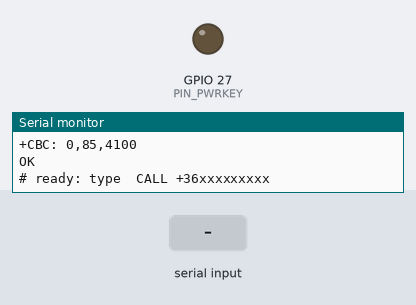
Bench run of a sketch on a simulated ESP32. Parts: output pins drawn as LEDs (lit = HIGH), the last lines printed to the serial monitor. Inputs (shaded band) come from the test bench. The modem accepts every AT command (registered, SIM ready, sends succeed) and sends nothing else.

Above: at 2.0 s.
2.1 s: "PWR\n" received over Serial
At 3.3 s:
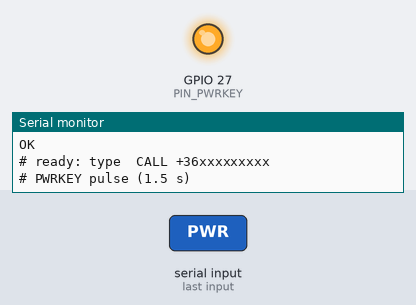
5.1 s: "ERROR\n" received over the second serial link
6.6 s: "ERROR\n" received over Serial
8.1 s: ",1\n" received over the second serial link
9.6 s: "OK\n" received over Serial
11.1 s: "CALL \n" received over the second serial link
Timing chart, 0 to 13.6 s (numbered marks = the images above; inputs shaded):
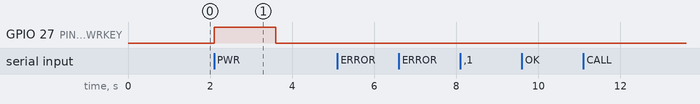

The sketch:

sim868_call_test.ino
```cpp
/*
  SIM868 CALL TEST - Waveshare Pico-SIM868 board (Pico H removed) -> classic ESP32 DevKit V1 (30-pin)
  -----------------------------------------------------------------------------------------------
  Board:    "ESP32 Dev Module" (Arduino IDE, esp32 core by Espressif). No extra libraries.
  Wiring (SIM868 board pins = the Pico socket numbers, pin 1 = GP0 at the end where the Pico USB sat):
              ESP32 D25 (TX)  -> SIM868 board pin 1  (GP0 = SIM RXD)
              ESP32 D26 (RX)  <- SIM868 board pin 2  (GP1 = SIM TXD)
              ESP32 GND       -  SIM868 board pin 3  (GND)
              ESP32 D27       -> SIM868 board pin 19 (GP14 = PWR_EN, HIGH 1.5 s toggles the modem on/off)
              ESP32 3V3       -> SIM868 board pin 36 (3V3 OUT = supply of the board's level shifter)
            SIM868 power: the 600 mAh Li-po from the box in the board's battery socket, board switch on battery.
            D25/D26/D27 are not used by the geophone test, so the ADC 15 Click wiring can stay in place.

  Serial Monitor: 115200 baud, line ending "Both NL & CR" (or "Newline").
    CALL +36xxxxxxxxx   dial a number (voice call)
    HANG                hang up
    STATUS              SIM, signal, registration, operator, battery voltage
    PWR                 pulse PWRKEY (toggles the modem on/off)
    anything else       sent to the modem as a raw AT command, e.g. AT+CSQ
*/

#define PIN_SIM_TX   25   // ESP32 TX -> SIM RXD
#define PIN_SIM_RX   26   // ESP32 RX <- SIM TXD
#define PIN_PWRKEY   27   // -> board GP14 (NPN on SIM868 PWRKEY)
#define SIM_BAUD     115200

String line;

// Send a command and echo everything the modem says for `ms` milliseconds. Returns true if "OK" came back.
bool at(const String &cmd, uint32_t ms = 1000) {
  while (Serial2.available()) Serial2.read();
  Serial.print(F(">> ")); Serial.println(cmd);
  Serial2.print(cmd); Serial2.print("\r");
  String rx; uint32_t t0 = millis();
  while (millis() - t0 < ms) {
    while (Serial2.available()) { char c = Serial2.read(); rx += c; Serial.write(c); }
    if (rx.indexOf("OK\r") >= 0 || rx.indexOf("ERROR") >= 0) break;
  }
  return rx.indexOf("OK") >= 0;
}

void pulsePwrkey() {
  Serial.println(F("# PWRKEY pulse (1.5 s)"));
  digitalWrite(PIN_PWRKEY, HIGH); delay(1500); digitalWrite(PIN_PWRKEY, LOW);
}

bool modemAlive() {                       // a few plain ATs also let the modem lock its auto-baud
  for (int i = 0; i < 4; i++) if (at("AT", 500)) return true;
  return false;
}

void status() {
  at("AT+CPIN?");                         // READY = SIM ok, SIM PIN = disable the PIN in a phone first
  at("AT+CSQ");                           // signal 0..31 (99 = unknown); want >= 10
  at("AT+CREG?");                         // ,1 = registered home  ,5 = roaming  ,2 = searching  ,3 = denied
  at("AT+COPS?", 3000);                   // operator name
  at("AT+CBC");                           // battery: ...,<mV>   want > 3600 mV
}

void setup() {
  Serial.begin(115200);
  pinMode(PIN_PWRKEY, OUTPUT); digitalWrite(PIN_PWRKEY, LOW);
  Serial2.begin(SIM_BAUD, SERIAL_8N1, PIN_SIM_RX, PIN_SIM_TX);
  delay(500);
  Serial.println(F("\n# SIM868 call test"));

  if (!modemAlive()) {
    Serial.println(F("# no answer, switching the modem on"));
    pulsePwrkey();
    delay(4000);
    uint32_t t0 = millis(); bool ok = false;
    while (!ok && millis() - t0 < 15000) ok = modemAlive();
    if (!ok) { Serial.println(F("# STILL NO ANSWER: check TX/RX not swapped, GND, pin 36 = 3V3, battery, board switch")); return; }
  }
  Serial.println(F("# modem answers"));
  at("ATE0");                             // no command echo (this sketch prints the commands itself)
  at("AT+CMEE=2");                        // readable error texts
  at("AT+CLVL=90");                       // speaker volume for the call
  Serial.println(F("# waiting up to 60 s for the network (NET LED: fast blink = searching, every ~3 s = registered)"));
  uint32_t t0 = millis();
  while (millis() - t0 < 60000) {
    Serial2.print("AT+CREG?\r"); delay(300);
    String r; while (Serial2.available()) r += (char)Serial2.read();
    if (r.indexOf(",1") >= 0 || r.indexOf(",5") >= 0) { Serial.println(F("# registered")); break; }
    delay(2000);
  }
  status();
  Serial.println(F("# ready: type  CALL +36xxxxxxxxx"));
}

void loop() {
  while (Serial2.available()) Serial.write(Serial2.read());   // RING, NO CARRIER, BUSY, etc.

  while (Serial.available()) {
    char c = Serial.read();
    if (c == '\r') continue;
    if (c != '\n') { line += c; continue; }
    line.trim();
    if (line.length() == 0) continue;
    String up = line; up.toUpperCase();
    if (up.startsWith("CALL ")) {
      String num = line.substring(5); num.trim();
      at("ATD" + num + ";", 5000);        // OK here = dialling started, your phone should ring in a few seconds
    } else if (up == "HANG") at("ATH");
    else if (up == "STATUS") status();
    else if (up == "PWR") pulsePwrkey();
    else at(line, 3000);
    line = "";
  }
}
```

Measured:
- after the input at 2.1 s, GPIO 27 (PIN_PWRKEY): LOW → HIGH at once, → LOW 1.5 s later
